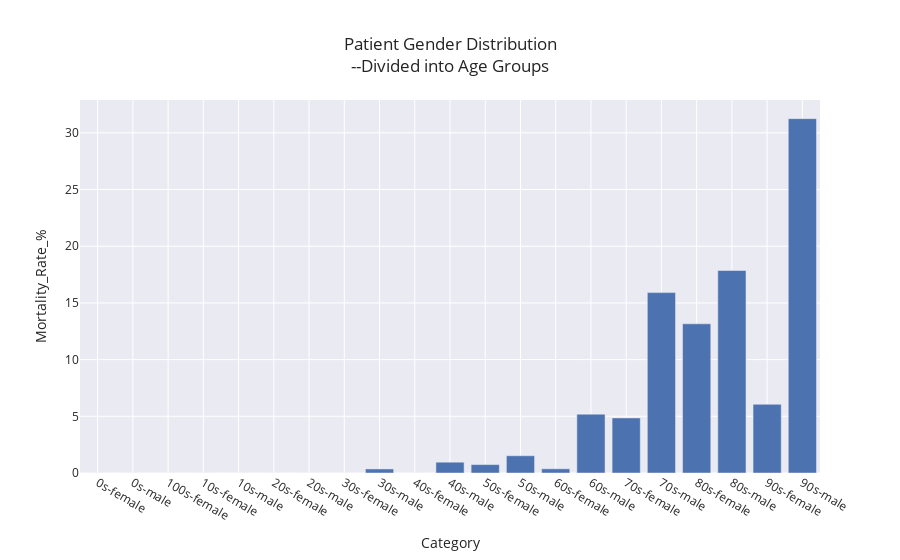

The cell this chart's notebook holds for it:
### Markdown cell above
<font size=4 color='yellow'>
# Check for Simpson's Paradox

### Code cell
px.bar(x=df_decease_control_age['category'], y = df_decease_control_age['mortality_rate'], labels={'x':'Category', 'y':'Mortality_Rate_%'}, title = 'Patient Gender Distribution<br>--Divided into Age Groups', template='seaborn')

### Figure 1 — Plotly figure (JSON) as saved in the notebook; plotly's stock layout.template omitted (floating-point values rounded to 4 significant figures)
{"data": [{"alignmentgroup": "True", "hovertemplate": "Category=%{x}<br>Mortality_Rate_%=%{y}<extra></extra>", "legendgroup": "", "marker": {"color": "rgb(76,114,176)"}, "name": "", "offsetgroup": "", "orientation": "v", "showlegend": false, "textposition": "auto", "type": "bar", "x": ["0s-female", "0s-male", "100s-female", "10s-female", "10s-male", "20s-female", "20s-male", "30s-female", "30s-male", "40s-female", "40s-male", "50s-female", "50s-male", "60s-female", "60s-male", "70s-female", "70s-male", "80s-female", "80s-male", "90s-female", "90s-male"], "xaxis": "x", "y": [0, 0, 0, 0, 0, 0, 0, 0, 0.3559, 0, 0.9524, 0.7426, 1.521, 0.3704, 5.189, 4.861, 15.91, 13.16, 17.86, 6.061, 31.25], "yaxis": "y"}], "layout": {"barmode": "relative", "legend": {"tracegroupgap": 0}, "title": {"text": "Patient Gender Distribution<br>--Divided into Age Groups"}, "xaxis": {"anchor": "y", "domain": [0, 1], "title": {"text": "Category"}}, "yaxis": {"anchor": "x", "domain": [0, 1], "title": {"text": "Mortality_Rate_%"}}}}
